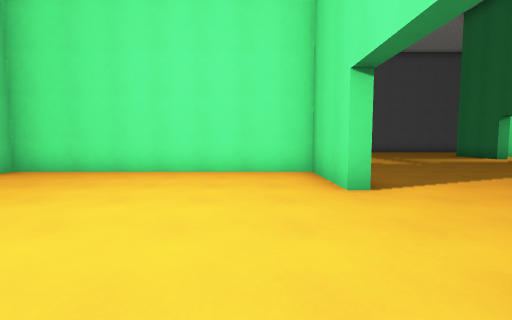
view 1 (above)

19 first-person views from a walk through a level from a Godot 3-D game. The camera is 1.4 m above the floor, tilts 4° down and sees 90° across. The floor is counted in squares, 2 m on a side. Each view is taken from the middle of a square. On the plan, view 1 faces up. The plan holds only what a view shows up to about 9 squares ahead; the rest is blank. The place goes on beyond the plan. Some surface patterns are stand-ins.

view 2
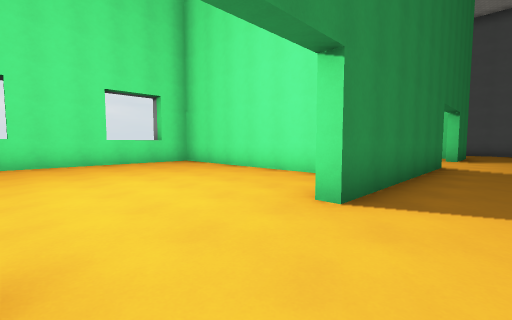

view 3
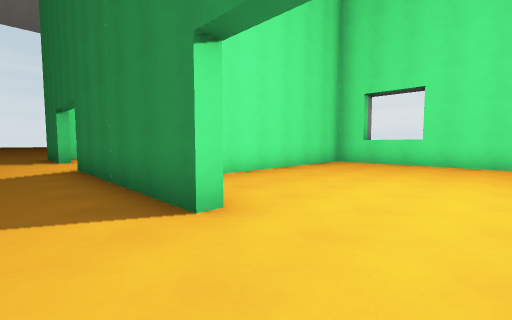

view 4
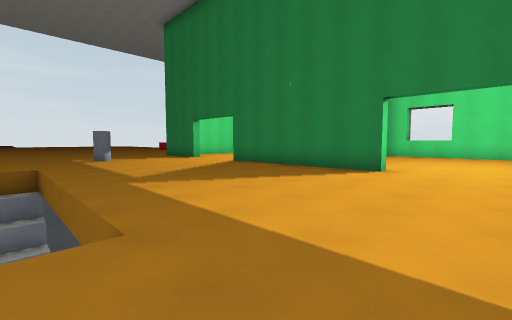

view 5
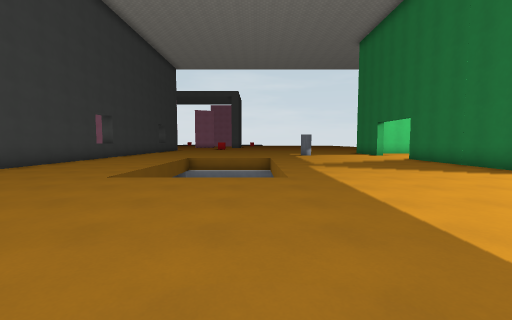

view 6
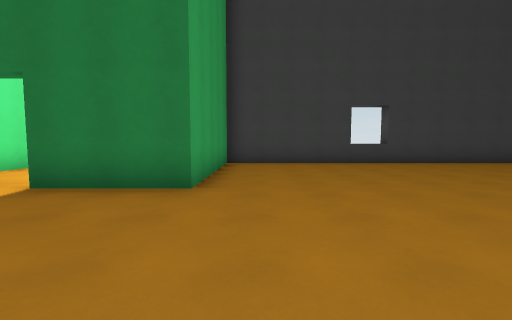

view 7
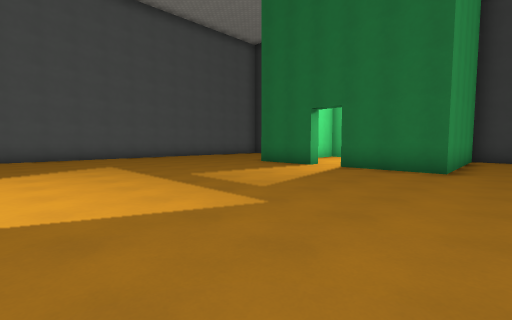

view 8
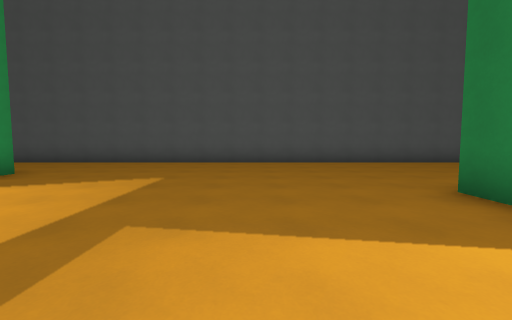

view 9
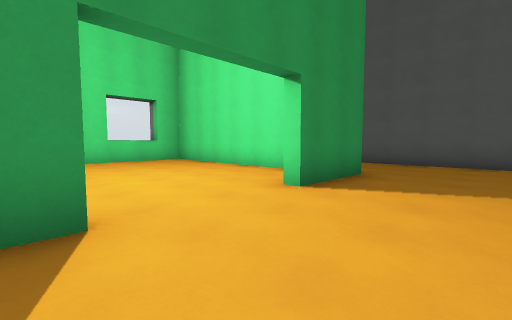

view 10
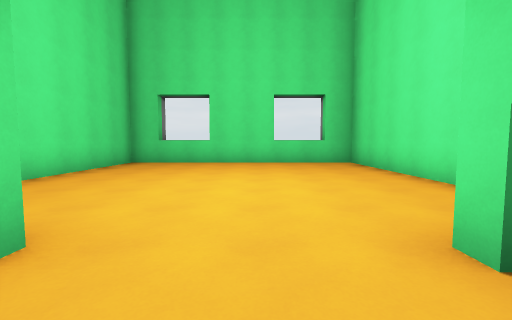

view 11
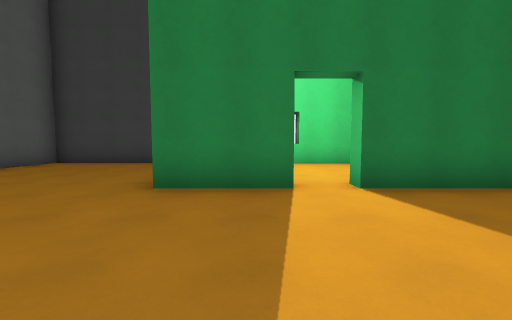

view 12
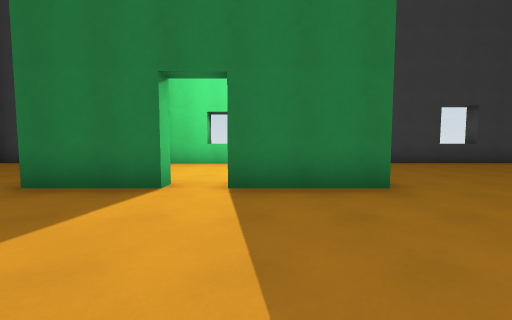

view 13
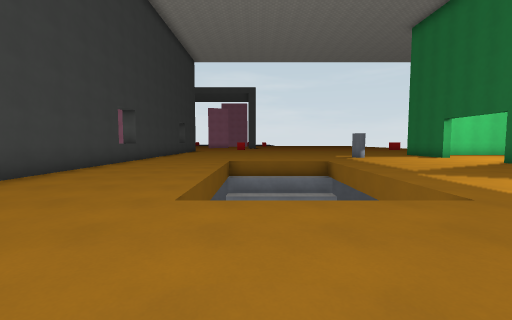

view 14
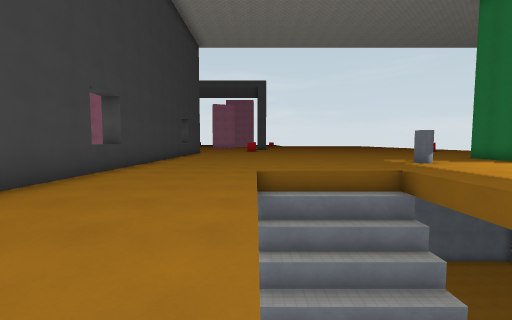

view 15
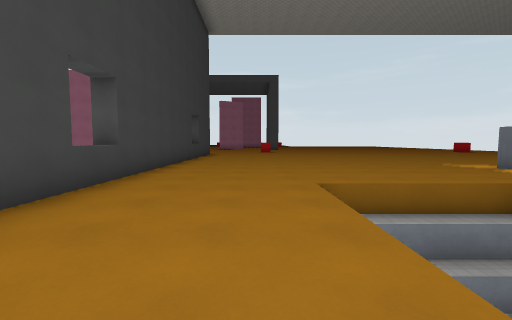

view 16
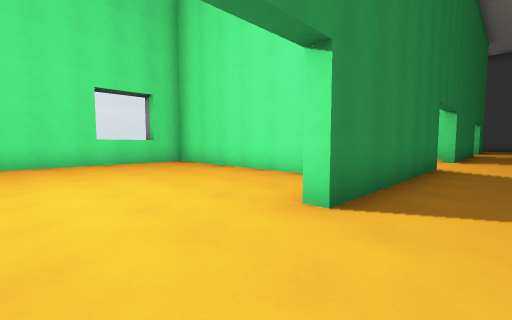

view 17
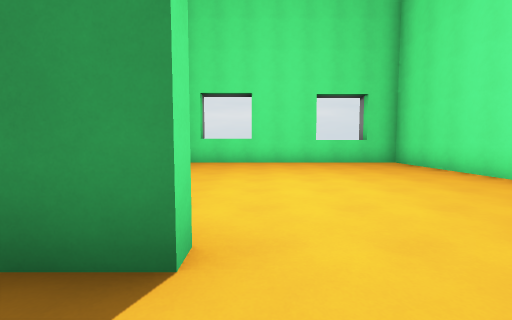

view 18
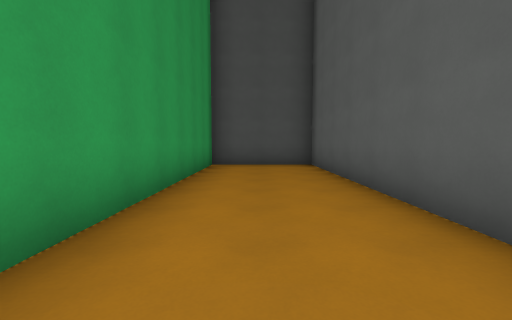

view 19
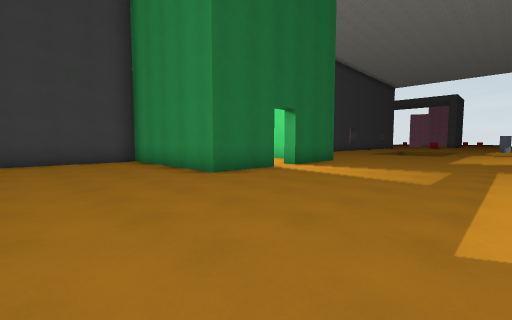

### Floor plan
Key: @ floor where view 1 was taken; # wall or solid block; . floor; ^ raised ledge; v drop or lower ground.
Columns run from 6 left of view 1 to 15 right of it. Each row starts with its distance up from view 1.
 18 ######################
 17 #....................#
 16 #....................#
 15 ########.............#
 14 #......#.............#
 13 #......#........######
 12 #...............#....#
 11 #...............#....#
 10 #....................^
  9 #......#........#....#
  8 #......#........#  ..#
  7 #......#........######
  6 ########.............#
  5 #......#.............#
  4 #......#.............#
  3 #....................#
  2 #....................^
  1 #.............vvv....#
  0 #.....@#......   v...#
 -1 #......#......   v...#
 -2 ########......   v...#
 -3 #......#......vvvv...#
 -4 #......#......vvvv...#
 -5 #.............vvvv...^
 -6 #....................#
 -7 #....................#
 -8 #......#.............#

Where each view was taken, in squares from view 1:
view 1: 0 up, 0 right, facing up
view 2: 1 up, 3 right, facing up-left
view 3: 3 up, 3 right, facing down-left
view 4: 3 up, 8 right, facing down-left
view 5: 6 up, 8 right, facing down
view 6: 6 up, 6 right, facing right
view 7: 6 up, 3 right, facing up-right
view 8: 9 up, 7 right, facing up
view 9: 9 up, 4 right, facing up-left
view 10: 11 up, 3 right, facing left
view 11: 11 up, 6 right, facing right
view 12: 9 up, 6 right, facing right
view 13: 4 up, 10 right, facing down
view 14: 1 up, 11 right, facing down
view 15: 1 down, 12 right, facing down
view 16: 7 down, 3 right, facing up-left
view 17: 7 down, 3 right, facing left
view 18: 16 up, 2 right, facing left
view 19: 16 up, 5 right, facing down-right
